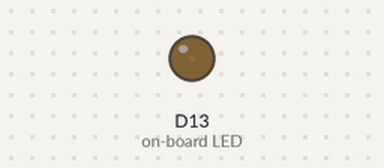
A program run on a simulated CircuitPython board. Parts: output pins drawn as LEDs (lit = HIGH).

Above: at 0.05 s.
At 1.45 s:
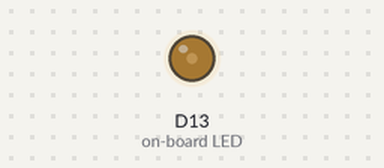
At 1.6 s:
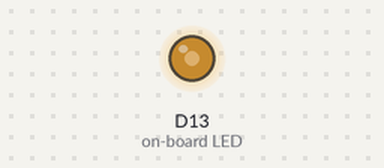
Timing chart, 0 to 3.7 s (numbered marks = the images above):
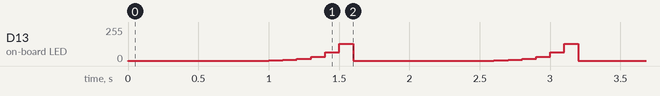

Measured:
- by itself, D13 (on-board LED): repeats every 1.6 s: 2/255 0.10 s, 4/255 0.10 s, 8/255 0.10 s, 16/255 0.10 s, 32/255 0.10 s, 64/255 0.10 s, 128/255 0.10 s, 1/255 0.90 s

The program:

circuit_playground_pwm_brightness.py
```python
# Taken from the REPL based example.
from board import D13
import time
import pulseio


pin = pulseio.PWMOut(D13)


while True:
    for i in range(16):
        pin.duty_cycle = 2 ** i
        time.sleep(0.1)
```
